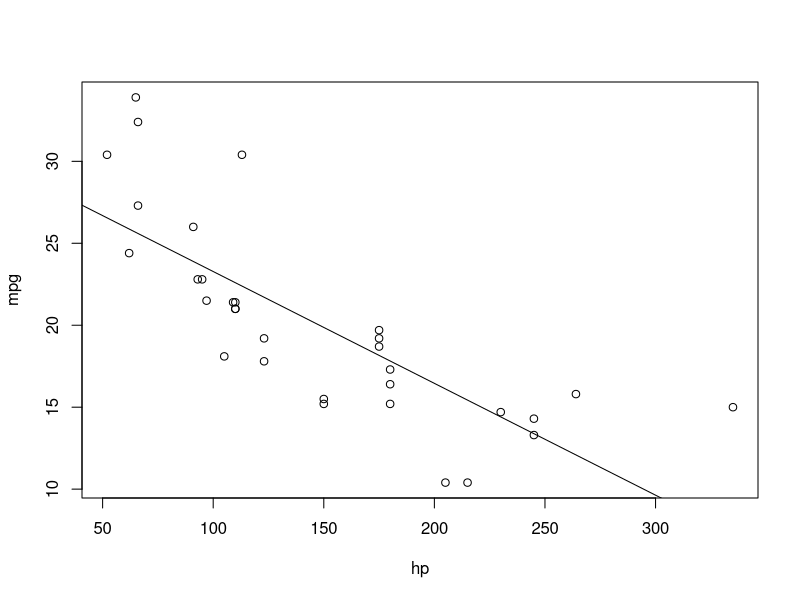

Reproduce this figure in R.
## ---- chunk 1
mod1 <- lm(mpg~hp, data = mtcars)
with(mtcars, plot(mpg~hp))
abline(mod1)
summary(mod1)
